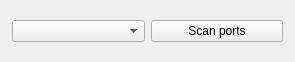
<?xml version="1.0" encoding="UTF-8"?>
<ui version="4.0">
 <class>SerialPortWidget</class>
 <widget class="QWidget" name="SerialPortWidget">
  <property name="geometry">
   <rect>
    <x>0</x>
    <y>0</y>
    <width>295</width>
    <height>62</height>
   </rect>
  </property>
  <property name="windowTitle">
   <string>Form</string>
  </property>
  <layout class="QHBoxLayout" name="horizontalLayout_2">
   <property name="leftMargin">
    <number>12</number>
   </property>
   <property name="topMargin">
    <number>12</number>
   </property>
   <property name="rightMargin">
    <number>12</number>
   </property>
   <property name="bottomMargin">
    <number>12</number>
   </property>
   <item>
    <layout class="QHBoxLayout" name="horizontalLayout">
     <property name="spacing">
      <number>-1</number>
     </property>
     <property name="sizeConstraint">
      <enum>QLayout::SetDefaultConstraint</enum>
     </property>
     <item>
      <widget class="QComboBox" name="comboBoxSerialPort"/>
     </item>
     <item>
      <widget class="QPushButton" name="pushButtonReload">
       <property name="enabled">
        <bool>true</bool>
       </property>
       <property name="minimumSize">
        <size>
         <width>0</width>
         <height>0</height>
        </size>
       </property>
       <property name="acceptDrops">
        <bool>false</bool>
       </property>
       <property name="autoFillBackground">
        <bool>false</bool>
       </property>
       <property name="text">
        <string>Scan ports</string>
       </property>
      </widget>
     </item>
    </layout>
   </item>
  </layout>
 </widget>
 <resources/>
 <connections/>
</ui>
